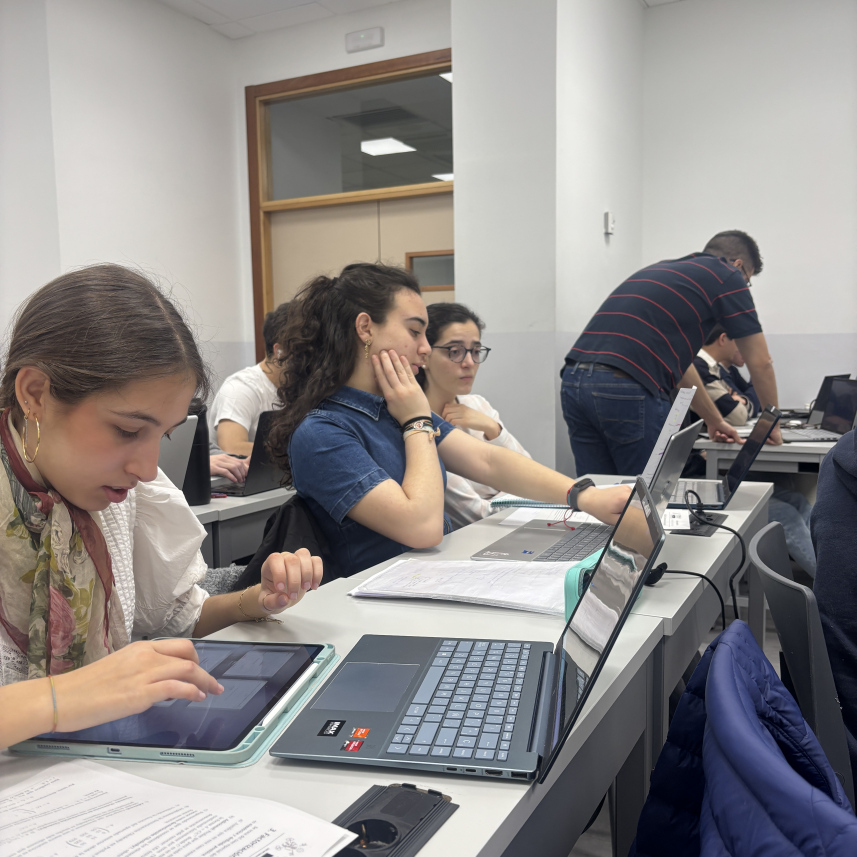
#> input picture Metodos Numericos/P6/IMG_3043.jpg, 4284 x 4284 px (shown at 1/5 size)
$ python -i grises.py   (imports and definitions only)
#> lines starting #> are read from the running program, lines starting #| are printed output that depends on the picture
import numpy as np
import matplotlib.pyplot as plt
from scipy.linalg import lu
from PIL import Image
import requests
from io import BytesIO

# ============================================================================
# FUNCIONES AUXILIARES
# ============================================================================

def cargar_imagen_grises_como_cuadrada(ruta_o_url, tamaño_cuadrado=None):
    """
    Carga una imagen y la convierte a escala de grises y cuadrada.

    Parámetros:
    -----------
    ruta_o_url : str
        Ruta local o URL de la imagen
    tamaño_cuadrado : int, opcional
        Si se proporciona, redimensiona a (tamaño_cuadrado, tamaño_cuadrado).
        Si no se proporciona, toma el menor lado y recorta al centro para hacerla cuadrada.

    Retorna:
    --------
    matriz : numpy.ndarray (2D) de floats en [0,1]
    tamaño : int (n)
    """
#> called with ruta_o_url = 'IMG_3043.jpg'
    # Cargar imagen
    if ruta_o_url.startswith('http://') or ruta_o_url.startswith('https://'):
        respuesta = requests.get(ruta_o_url)
        img = Image.open(BytesIO(respuesta.content))
    else:
        img = Image.open(ruta_o_url)
#> img is the input picture: PIL image 4284x4284 RGB; mean R, G, B 142.8, 138.7, 137.4

    # Convertir a escala de grises
    img_gris = img.convert('L')
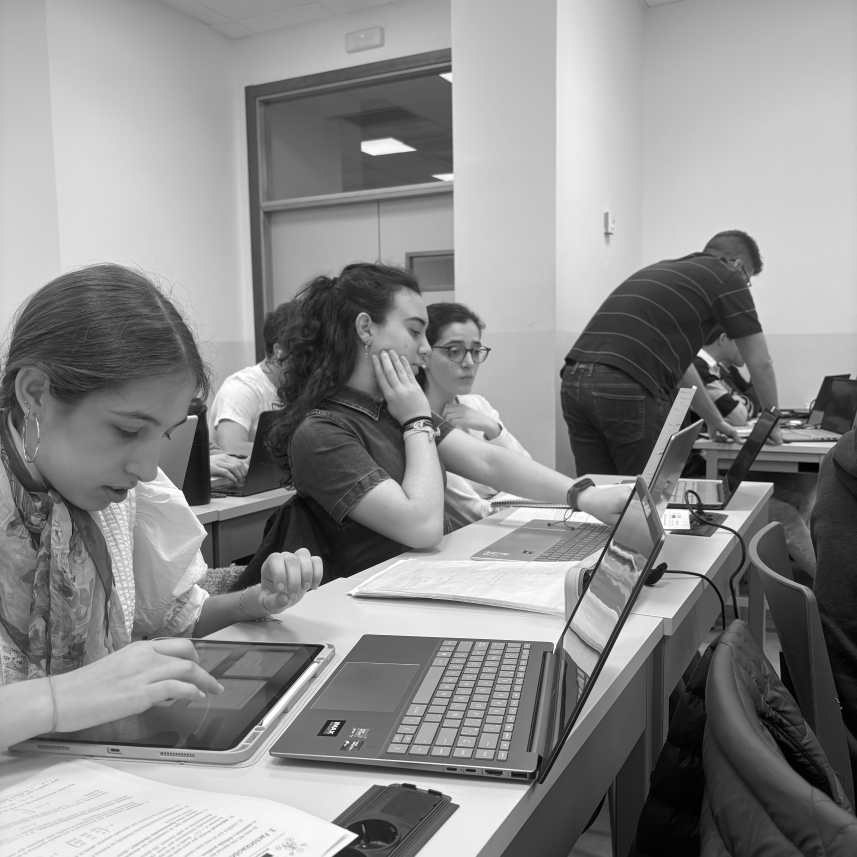
#> img_gris: PIL image 4284x4284 L (shown at 1/5 size); min 0, max 255, mean 139.8

    # Hacerla cuadrada
    if tamaño_cuadrado is not None:
        # Redimensionar directamente al tamaño deseado
        img_cuadrada = img_gris.resize((tamaño_cuadrado, tamaño_cuadrado), Image.Resampling.LANCZOS)
        n = tamaño_cuadrado
    else:
        # Hacer cuadrada recortando al centro
        ancho, alto = img_gris.size
#> ancho = 4284; alto = 4284
        lado = min(ancho, alto)
#> lado = 4284
        izquierda = (ancho - lado) // 2
#> izquierda = 0
        superior = (alto - lado) // 2
#> superior = 0
        img_cuadrada = img_gris.crop((izquierda, superior, izquierda + lado, superior + lado))
        n = lado
#> n = 4284

    # Convertir a numpy y normalizar
    matriz = np.array(img_cuadrada, dtype=np.float64) / 255.0

    print(f"Imagen cargada como cuadrada de tamaño {n}x{n}")
#| Imagen cargada como cuadrada de tamaño 4284x4284
    return matriz, n


# [47 lines left out: functions cifrar_imagen, descifrar_imagen, visualizar_comparacion, not called in this run]


# ============================================================================
# EJEMPLO CON IMÁGENES REALES (MODIFICADO PARA QUE USE BIEN n)
# ============================================================================

# [3 lines not run here, left out]

# --------------------------------------------------------------
# CAMBIA ESTAS RUTAS (imágenes locales o URLs)
# --------------------------------------------------------------
#ruta_cobertura = "mi_imagen_cobertura.jpg"
ruta_secreta = "/Users/claudialbombin/Desktop/2025 - 2026/Practicas/Metodos/P6/extracto-cuadrado-color-blanco-negro-sorprende-fondo_38782-108.jpg.avif"
# --------------------------------------------------------------

# También puedes usar URLs, por ejemplo:
# ruta_cobertura = "https://raw.githubusercontent.com/scikit-image/skimage-data/master/data/astronaut.png"
# ruta_secreta = "https://raw.githubusercontent.com/scikit-image/skimage-data/master/data/camera.png"

# [60 lines not run here, left out]

>>> result = cargar_imagen_grises_como_cuadrada('IMG_3043.jpg')
